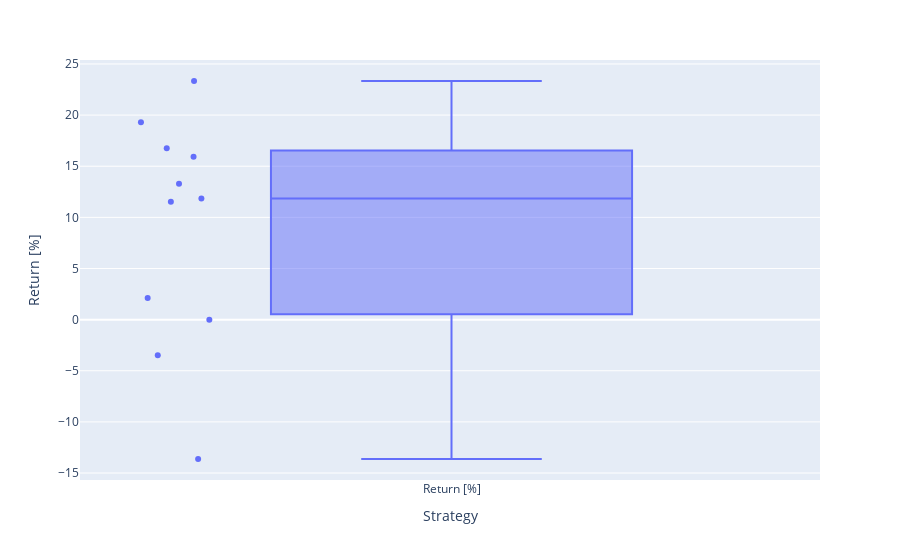

The notebook cell saved with this chart:
### Code cell
#取引ない月込み
fig = px.box(df["Return [%]"], points = "all")
fig.update_layout(
    xaxis_title = "Strategy",
    yaxis_title = "Return [%]"
)
fig.show()

### Figure 1 — Plotly figure (JSON) as saved in the notebook; plotly's stock layout.template omitted (floating-point values rounded to 4 significant figures)
{"data": [{"alignmentgroup": "True", "boxpoints": "all", "hovertemplate": "variable=%{x}<br>value=%{y}<extra></extra>", "legendgroup": "", "marker": {"color": "#636efa"}, "name": "", "notched": false, "offsetgroup": "", "orientation": "v", "showlegend": false, "type": "box", "x": ["Return [%]", "Return [%]", "Return [%]", "Return [%]", "Return [%]", "Return [%]", "Return [%]", "Return [%]", "Return [%]", "Return [%]", "Return [%]"], "x0": " ", "xaxis": "x", "y": [0, 23.33, 16.74, -3.473, 13.29, 11.52, -13.63, 19.3, 11.84, 2.111, 15.92], "y0": " ", "yaxis": "y"}], "layout": {"boxmode": "group", "legend": {"tracegroupgap": 0}, "margin": {"t": 60}, "xaxis": {"anchor": "y", "domain": [0, 1], "title": {"text": "Strategy"}}, "yaxis": {"anchor": "x", "domain": [0, 1], "title": {"text": "Return [%]"}}}}
